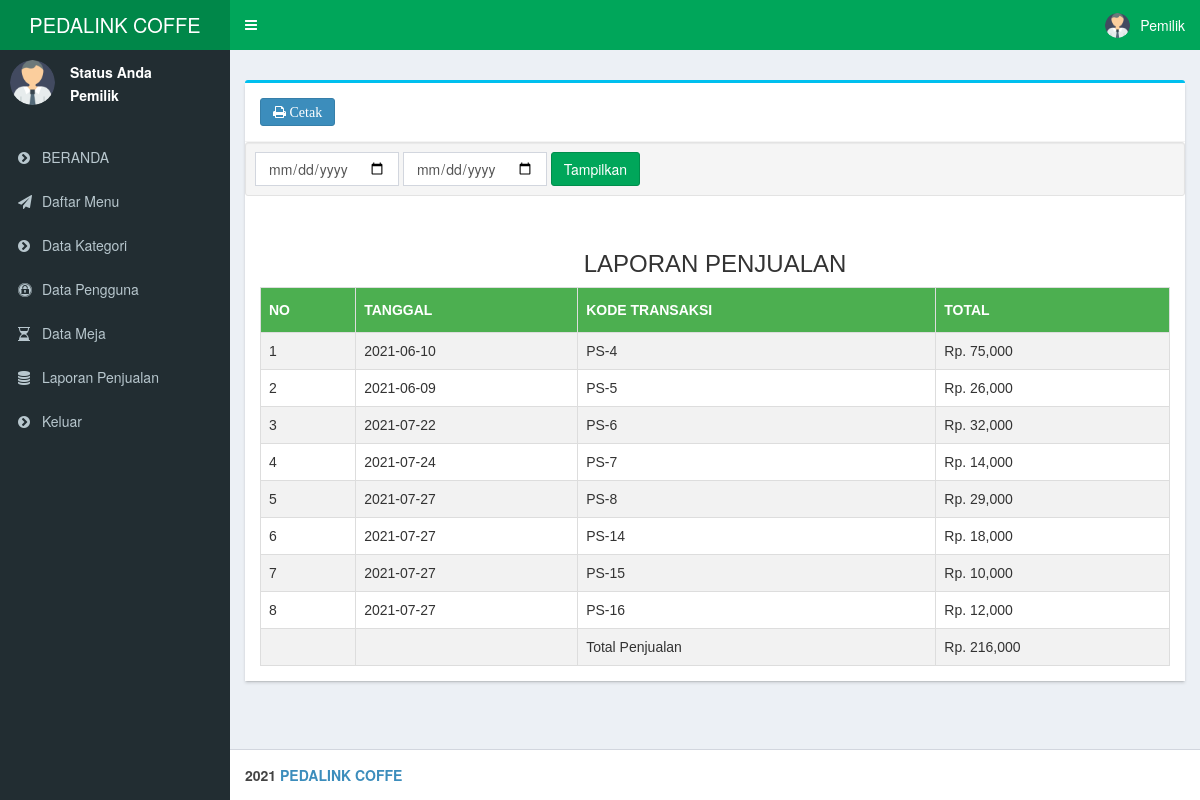
/beranda.php?page=laporan_transaksi (signed in), run on the app's committed database.
### tables this page shows
CREATE TABLE IF NOT EXISTS `header_pesanan` (
  `kode` int(11) NOT NULL AUTO_INCREMENT,
  `id_pengguna` int(3) NOT NULL,
  `kode_meja` varchar(200) NOT NULL DEFAULT 'Reservasi',
  `tanggal` date NOT NULL,
  `status` varchar(30) DEFAULT 'Proses',
  `total` decimal(10,0) NOT NULL DEFAULT '0',
  `kode_reservasi` int(11) DEFAULT '0',
  `uang_muka` decimal(10,0) DEFAULT '0',
  PRIMARY KEY (`kode`),
  KEY `id_pengguna` (`id_pengguna`)
);

### modul/laporan/laporan_transaksi.php (the view, shortened to what this page needs)
<div class="col-md-12">
  <div class="box box-info">
    <div class="modal-content">
      <div class="modal-header">
        <button class="btn btn-primary large fa fa-print" onclick="printContent('cetak_report')"> Cetak</button>
      </div>
      <div class="well well-sm noprint">
        <form class="form-inline" role="form" method="post" action="">
          <div class="form-group">
            <input type="date" class="form-control" id="tgl1" name="tgl1" required>
          </div>
          <div class="form-group">
            <input type="date" class="form-control" id="tgl2" name="tgl2" required>
          </div>
          <button type="submit" name="submit" class="btn btn-success">Tampilkan</button>
        </form>
      </div>
      <div class="modal-body" id="cetak_report">
        <center>
          <H3> LAPORAN PENJUALAN </H3>
        </center>
        <table id="customers" width="100%" border="1">
          <tr>
            <th>NO</th>
            <th>TANGGAL</th>
            <th>KODE TRANSAKSI</th>
            <th>TOTAL</th>
          </tr>
          <?php
          $no = 1;
          if (isset($_REQUEST['submit'])) {
            $submit = $_REQUEST['submit'];
            $tgl1 = $_REQUEST['tgl1'];
            $tgl2 = $_REQUEST['tgl2'];
            $select = mysqli_query($konek, "select * from header_pesanan WHERE tanggal BETWEEN '$tgl1' AND '$tgl2'");
          } else {
            $select = mysqli_query($konek, "select * from header_pesanan");
          }
          if (mysqli_num_rows($select)) {
            while ($data = mysqli_fetch_array($select)) {
              $total = $data['total'];
              $gred_total += $total;
              ?>
          <tr>
            <td><?php echo $no++; ?></td>
            <td><?php echo $data['tanggal']; ?></td>
            <td>PS-<?php echo $data['kode']; ?></td>
            <td>Rp. <?php echo (number_format($data['total'])); ?></td>
          </tr>
          <?php }
          } else {
            echo "Tidak di temukan";
          }
          ?>
          <td></td>
          <td></td>
          <td>Total Penjualan</td>
          <td> Rp. <?php echo (number_format($gred_total)); ?></td>
        </table>
      </div>
    </div>
  </div>
</div>
</div>

### modul/laporan/laporan_transaksi.php (style rules this page uses)
#customers { font-family: "Trebuchet MS", Arial, Helvetica, sans-serif; border-collapse: collapse; width: 100%; }
#customers td, #customers th { border: 1px solid #ddd; padding: 8px; }
#customers tr:nth-child(even) { background-color: #f2f2f2; }
#customers th { padding-top: 12px; padding-bottom: 12px; text-align: left; background-color: #4CAF50; color: white; }

### data on the page
header_pesanan: tanggal "2021-06-10", kode "4", total "75,000"
header_pesanan: tanggal "2021-06-09", kode "5", total "26,000"
header_pesanan: tanggal "2021-07-22", kode "6", total "32,000"
header_pesanan: tanggal "2021-07-24", kode "7", total "14,000"
header_pesanan: tanggal "2021-07-27", kode "8", total "29,000"
header_pesanan: tanggal "2021-07-27", kode "14", total "18,000"
header_pesanan: tanggal "2021-07-27", kode "15", total "10,000"
header_pesanan: tanggal "2021-07-27", kode "16", total "12,000"

### other printed values
$_SESSION['level'] "Pemilik"
$gred_total "216,000"
